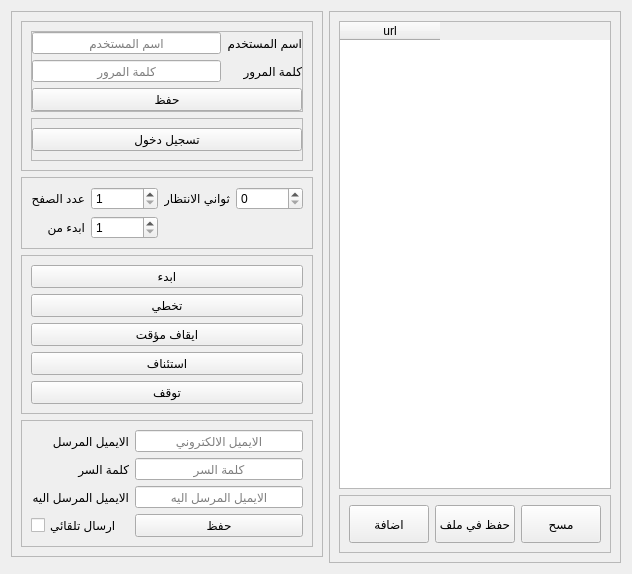
      <widget class="QWidget" name="tab_14">
       <attribute name="title">
        <string>سحب العقارات</string>
       </attribute>
       <layout class="QGridLayout" name="gridLayout_27" columnstretch="1,2">
        <item row="0" column="1" rowspan="2">
         <widget class="QFrame" name="frame_21">
          <property name="sizePolicy">
           <sizepolicy hsizetype="Preferred" vsizetype="Expanding">
            <horstretch>0</horstretch>
            <verstretch>0</verstretch>
           </sizepolicy>
          </property>
          <property name="frameShape">
           <enum>QFrame::StyledPanel</enum>
          </property>
          <property name="frameShadow">
           <enum>QFrame::Raised</enum>
          </property>
          <layout class="QGridLayout" name="gridLayout_23" rowstretch="8,1">
           <item row="1" column="0">
            <widget class="QFrame" name="frame_22">
             <property name="sizePolicy">
              <sizepolicy hsizetype="Preferred" vsizetype="Expanding">
               <horstretch>0</horstretch>
               <verstretch>0</verstretch>
              </sizepolicy>
             </property>
             <property name="frameShape">
              <enum>QFrame::StyledPanel</enum>
             </property>
             <property name="frameShadow">
              <enum>QFrame::Raised</enum>
             </property>
             <layout class="QGridLayout" name="gridLayout_24">
              <item row="0" column="2">
               <widget class="QPushButton" name="pushButton_17">
                <property name="sizePolicy">
                 <sizepolicy hsizetype="Minimum" vsizetype="Expanding">
                  <horstretch>0</horstretch>
                  <verstretch>0</verstretch>
                 </sizepolicy>
                </property>
                <property name="cursor">
                 <cursorShape>PointingHandCursor</cursorShape>
                </property>
                <property name="text">
                 <string>حفظ في ملف</string>
                </property>
               </widget>
              </item>
              <item row="0" column="1">
               <widget class="QPushButton" name="pushButton_21">
                <property name="sizePolicy">
                 <sizepolicy hsizetype="Minimum" vsizetype="Expanding">
                  <horstretch>0</horstretch>
                  <verstretch>0</verstretch>
                 </sizepolicy>
                </property>
                <property name="cursor">
                 <cursorShape>PointingHandCursor</cursorShape>
                </property>
                <property name="text">
                 <string>اضافة</string>
                </property>
               </widget>
              </item>
              <item row="0" column="3">
               <widget class="QPushButton" name="pushButton_18">
                <property name="sizePolicy">
                 <sizepolicy hsizetype="Minimum" vsizetype="Expanding">
                  <horstretch>0</horstretch>
                  <verstretch>0</verstretch>
                 </sizepolicy>
                </property>
                <property name="cursor">
                 <cursorShape>PointingHandCursor</cursorShape>
                </property>
                <property name="text">
                 <string>مسح</string>
                </property>
               </widget>
              </item>
             </layout>
            </widget>
           </item>
           <item row="0" column="0">
            <widget class="QTableWidget" name="tableWidget_2">
             <property name="sizePolicy">
              <sizepolicy hsizetype="Expanding" vsizetype="Expanding">
               <horstretch>0</horstretch>
               <verstretch>0</verstretch>
              </sizepolicy>
             </property>
             <column>
              <property name="text">
               <string>url</string>
              </property>
             </column>
            </widget>
           </item>
          </layout>
         </widget>
        </item>
        <item row="0" column="0">
         <widget class="QFrame" name="frame_17">
          <property name="frameShape">
           <enum>QFrame::StyledPanel</enum>
          </property>
          <property name="frameShadow">
           <enum>QFrame::Raised</enum>
          </property>
          <layout class="QGridLayout" name="gridLayout_28" rowstretch="4,1,4,4">
           <item row="0" column="0">
            <widget class="QFrame" name="frame_23">
             <property name="sizePolicy">
              <sizepolicy hsizetype="Preferred" vsizetype="Expanding">
               <horstretch>0</horstretch>
               <verstretch>0</verstretch>
              </sizepolicy>
             </property>
             <property name="frameShape">
              <enum>QFrame::StyledPanel</enum>
             </property>
             <property name="frameShadow">
              <enum>QFrame::Raised</enum>
             </property>
             <layout class="QGridLayout" name="gridLayout_25" rowstretch="4,2">
              <item row="0" column="0">
               <widget class="QFrame" name="frame_18">
                <property name="sizePolicy">
                 <sizepolicy hsizetype="Preferred" vsizetype="Expanding">
                  <horstretch>0</horstretch>
                  <verstretch>0</verstretch>
                 </sizepolicy>
                </property>
                <property name="layoutDirection">
                 <enum>Qt::LeftToRight</enum>
                </property>
                <property name="frameShape">
                 <enum>QFrame::StyledPanel</enum>
                </property>
                <property name="frameShadow">
                 <enum>QFrame::Raised</enum>
                </property>
                <layout class="QGridLayout" name="gridLayout_19">
                 <property name="leftMargin">
                  <number>0</number>
                 </property>
                 <property name="topMargin">
                  <number>0</number>
                 </property>
                 <property name="rightMargin">
                  <number>0</number>
                 </property>
                 <property name="bottomMargin">
                  <number>0</number>
                 </property>
                 <item row="0" column="0">
                  <widget class="QLineEdit" name="lineEdit_11">
                   <property name="sizePolicy">
                    <sizepolicy hsizetype="Expanding" vsizetype="Expanding">
                     <horstretch>0</horstretch>
                     <verstretch>0</verstretch>
                    </sizepolicy>
                   </property>
                   <property name="layoutDirection">
                    <enum>Qt::LeftToRight</enum>
                   </property>
                   <property name="alignment">
                    <set>Qt::AlignCenter</set>
                   </property>
                   <property name="placeholderText">
                    <string>اسم المستخدم</string>
                   </property>
                  </widget>
                 </item>
                 <item row="1" column="0">
                  <widget class="QLineEdit" name="lineEdit_12">
                   <property name="sizePolicy">
                    <sizepolicy hsizetype="Expanding" vsizetype="Expanding">
                     <horstretch>0</horstretch>
                     <verstretch>0</verstretch>
                    </sizepolicy>
                   </property>
                   <property name="alignment">
                    <set>Qt::AlignCenter</set>
                   </property>
                   <property name="placeholderText">
                    <string>كلمة المرور</string>
                   </property>
                  </widget>
                 </item>
                 <item row="0" column="1">
                  <widget class="QLabel" name="label_36">
                   <property name="sizePolicy">
                    <sizepolicy hsizetype="Preferred" vsizetype="Expanding">
                     <horstretch>0</horstretch>
                     <verstretch>0</verstretch>
                    </sizepolicy>
                   </property>
                   <property name="text">
                    <string>اسم المستخدم</string>
                   </property>
                  </widget>
                 </item>
                 <item row="1" column="1">
                  <widget class="QLabel" name="label_37">
                   <property name="sizePolicy">
                    <sizepolicy hsizetype="Preferred" vsizetype="Expanding">
                     <horstretch>0</horstretch>
                     <verstretch>0</verstretch>
                    </sizepolicy>
                   </property>
                   <property name="text">
                    <string>كلمة المرور</string>
                   </property>
                  </widget>
                 </item>
                 <item row="2" column="0" colspan="2">
                  <widget class="QPushButton" name="pushButton_19">
                   <property name="sizePolicy">
                    <sizepolicy hsizetype="Minimum" vsizetype="Expanding">
                     <horstretch>0</horstretch>
                     <verstretch>0</verstretch>
                    </sizepolicy>
                   </property>
                   <property name="cursor">
                    <cursorShape>PointingHandCursor</cursorShape>
                   </property>
                   <property name="text">
                    <string>حفظ</string>
                   </property>
                  </widget>
                 </item>
                </layout>
               </widget>
              </item>
              <item row="1" column="0">
               <widget class="QFrame" name="frame_19">
                <property name="sizePolicy">
                 <sizepolicy hsizetype="Preferred" vsizetype="Expanding">
                  <horstretch>0</horstretch>
                  <verstretch>0</verstretch>
                 </sizepolicy>
                </property>
                <property name="frameShape">
                 <enum>QFrame::StyledPanel</enum>
                </property>
                <property name="frameShadow">
                 <enum>QFrame::Raised</enum>
                </property>
                <layout class="QGridLayout" name="gridLayout_20">
                 <property name="leftMargin">
                  <number>0</number>
                 </property>
                 <property name="rightMargin">
                  <number>0</number>
                 </property>
                 <item row="0" column="0">
                  <widget class="QPushButton" name="pushButton_20">
                   <property name="sizePolicy">
                    <sizepolicy hsizetype="Minimum" vsizetype="Expanding">
                     <horstretch>0</horstretch>
                     <verstretch>0</verstretch>
                    </sizepolicy>
                   </property>
                   <property name="cursor">
                    <cursorShape>PointingHandCursor</cursorShape>
                   </property>
                   <property name="text">
                    <string>تسجيل دخول</string>
                   </property>
                  </widget>
                 </item>
                </layout>
               </widget>
              </item>
             </layout>
            </widget>
           </item>
           <item row="1" column="0">
            <widget class="QFrame" name="frame_24">
             <property name="sizePolicy">
              <sizepolicy hsizetype="Preferred" vsizetype="Expanding">
               <horstretch>0</horstretch>
               <verstretch>0</verstretch>
              </sizepolicy>
             </property>
             <property name="frameShape">
              <enum>QFrame::StyledPanel</enum>
             </property>
             <property name="frameShadow">
              <enum>QFrame::Raised</enum>
             </property>
             <layout class="QGridLayout" name="gridLayout_26">
              <item row="1" column="1">
               <widget class="QLabel" name="label_35">
                <property name="sizePolicy">
                 <sizepolicy hsizetype="Preferred" vsizetype="Expanding">
                  <horstretch>0</horstretch>
                  <verstretch>0</verstretch>
                 </sizepolicy>
                </property>
                <property name="text">
                 <string>ابدء من </string>
                </property>
               </widget>
              </item>
              <item row="0" column="1">
               <widget class="QLabel" name="label_34">
                <property name="sizePolicy">
                 <sizepolicy hsizetype="Expanding" vsizetype="Expanding">
                  <horstretch>0</horstretch>
                  <verstretch>0</verstretch>
                 </sizepolicy>
                </property>
                <property name="text">
                 <string>عدد الصفح</string>
                </property>
               </widget>
              </item>
              <item row="1" column="3">
               <widget class="QSpinBox" name="spinBox_4">
                <property name="sizePolicy">
                 <sizepolicy hsizetype="Expanding" vsizetype="Expanding">
                  <horstretch>0</horstretch>
                  <verstretch>0</verstretch>
                 </sizepolicy>
                </property>
                <property name="minimum">
                 <number>1</number>
                </property>
                <property name="maximum">
                 <number>999999999</number>
                </property>
                <property name="value">
                 <number>1</number>
                </property>
               </widget>
              </item>
              <item row="0" column="3">
               <widget class="QSpinBox" name="spinBox_3">
                <property name="sizePolicy">
                 <sizepolicy hsizetype="Minimum" vsizetype="Expanding">
                  <horstretch>0</horstretch>
                  <verstretch>0</verstretch>
                 </sizepolicy>
                </property>
                <property name="minimum">
                 <number>1</number>
                </property>
                <property name="maximum">
                 <number>999999999</number>
                </property>
               </widget>
              </item>
              <item row="0" column="4">
               <widget class="QLabel" name="label_16">
                <property name="text">
                 <string>ثواني الانتظار</string>
                </property>
               </widget>
              </item>
              <item row="0" column="5">
               <widget class="QSpinBox" name="spinBox_5">
                <property name="sizePolicy">
                 <sizepolicy hsizetype="Expanding" vsizetype="Expanding">
                  <horstretch>0</horstretch>
                  <verstretch>0</verstretch>
                 </sizepolicy>
                </property>
                <property name="minimum">
                 <number>0</number>
                </property>
                <property name="maximum">
                 <number>999999999</number>
                </property>
               </widget>
              </item>
             </layout>
            </widget>
           </item>
           <item row="2" column="0">
            <widget class="QFrame" name="frame_25">
             <property name="sizePolicy">
              <sizepolicy hsizetype="Preferred" vsizetype="Expanding">
               <horstretch>0</horstretch>
               <verstretch>0</verstretch>
              </sizepolicy>
             </property>
             <property name="frameShape">
              <enum>QFrame::StyledPanel</enum>
             </property>
             <property name="frameShadow">
              <enum>QFrame::Raised</enum>
             </property>
             <layout class="QGridLayout" name="gridLayout_21">
              <item row="0" column="0">
               <widget class="QPushButton" name="pushButton_14">
                <property name="sizePolicy">
                 <sizepolicy hsizetype="Minimum" vsizetype="Expanding">
                  <horstretch>0</horstretch>
                  <verstretch>0</verstretch>
                 </sizepolicy>
                </property>
                <property name="cursor">
                 <cursorShape>PointingHandCursor</cursorShape>
                </property>
                <property name="text">
                 <string>ابدء</string>
                </property>
               </widget>
              </item>
              <item row="3" column="0">
               <widget class="QPushButton" name="pushButton_13">
                <property name="sizePolicy">
                 <sizepolicy hsizetype="Minimum" vsizetype="Expanding">
                  <horstretch>0</horstretch>
                  <verstretch>0</verstretch>
                 </sizepolicy>
                </property>
                <property name="cursor">
                 <cursorShape>PointingHandCursor</cursorShape>
                </property>
                <property name="text">
                 <string>استئناف</string>
                </property>
               </widget>
              </item>
              <item row="2" column="0">
               <widget class="QPushButton" name="pushButton_12">
                <property name="sizePolicy">
                 <sizepolicy hsizetype="Minimum" vsizetype="Expanding">
                  <horstretch>0</horstretch>
                  <verstretch>0</verstretch>
                 </sizepolicy>
                </property>
                <property name="cursor">
                 <cursorShape>PointingHandCursor</cursorShape>
                </property>
                <property name="text">
                 <string>ايقاف مؤقت</string>
                </property>
               </widget>
              </item>
              <item row="4" column="0">
               <widget class="QPushButton" name="pushButton_15">
                <property name="sizePolicy">
                 <sizepolicy hsizetype="Minimum" vsizetype="Expanding">
                  <horstretch>0</horstretch>
                  <verstretch>0</verstretch>
                 </sizepolicy>
                </property>
                <property name="cursor">
                 <cursorShape>PointingHandCursor</cursorShape>
                </property>
                <property name="text">
                 <string>توقف</string>
                </property>
               </widget>
              </item>
              <item row="1" column="0">
               <widget class="QPushButton" name="pushButton_16">
                <property name="sizePolicy">
                 <sizepolicy hsizetype="Expanding" vsizetype="Expanding">
                  <horstretch>0</horstretch>
                  <verstretch>0</verstretch>
                 </sizepolicy>
                </property>
                <property name="cursor">
                 <cursorShape>PointingHandCursor</cursorShape>
                </property>
                <property name="text">
                 <string>تخطي</string>
                </property>
               </widget>
              </item>
             </layout>
            </widget>
           </item>
           <item row="3" column="0">
            <widget class="QFrame" name="frame_20">
             <property name="sizePolicy">
              <sizepolicy hsizetype="Preferred" vsizetype="Expanding">
               <horstretch>0</horstretch>
               <verstretch>0</verstretch>
              </sizepolicy>
             </property>
             <property name="frameShape">
              <enum>QFrame::StyledPanel</enum>
             </property>
             <property name="frameShadow">
              <enum>QFrame::Raised</enum>
             </property>
             <layout class="QGridLayout" name="gridLayout_22">
              <item row="0" column="1">
               <widget class="QLineEdit" name="lineEdit_13">
                <property name="sizePolicy">
                 <sizepolicy hsizetype="Expanding" vsizetype="Expanding">
                  <horstretch>0</horstretch>
                  <verstretch>0</verstretch>
                 </sizepolicy>
                </property>
                <property name="alignment">
                 <set>Qt::AlignCenter</set>
                </property>
                <property name="placeholderText">
                 <string>الايميل الالكتروني</string>
                </property>
               </widget>
              </item>
              <item row="3" column="1">
               <widget class="QPushButton" name="pushButton_25">
                <property name="sizePolicy">
                 <sizepolicy hsizetype="Minimum" vsizetype="Expanding">
                  <horstretch>0</horstretch>
                  <verstretch>0</verstretch>
                 </sizepolicy>
                </property>
                <property name="cursor">
                 <cursorShape>PointingHandCursor</cursorShape>
                </property>
                <property name="text">
                 <string>حفظ</string>
                </property>
               </widget>
              </item>
              <item row="2" column="1">
               <widget class="QLineEdit" name="lineEdit_15">
                <property name="sizePolicy">
                 <sizepolicy hsizetype="Expanding" vsizetype="Expanding">
                  <horstretch>0</horstretch>
                  <verstretch>0</verstretch>
                 </sizepolicy>
                </property>
                <property name="alignment">
                 <set>Qt::AlignCenter</set>
                </property>
                <property name="placeholderText">
                 <string>الايميل المرسل اليه</string>
                </property>
               </widget>
              </item>
              <item row="1" column="1">
               <widget class="QLineEdit" name="lineEdit_14">
                <property name="sizePolicy">
                 <sizepolicy hsizetype="Expanding" vsizetype="Expanding">
                  <horstretch>0</horstretch>
                  <verstretch>0</verstretch>
                 </sizepolicy>
                </property>
                <property name="alignment">
                 <set>Qt::AlignCenter</set>
                </property>
                <property name="placeholderText">
                 <string>كلمة السر</string>
                </property>
               </widget>
              </item>
              <item row="0" column="0">
               <widget class="QLabel" name="label_38">
                <property name="sizePolicy">
                 <sizepolicy hsizetype="Preferred" vsizetype="Expanding">
                  <horstretch>0</horstretch>
                  <verstretch>0</verstretch>
                 </sizepolicy>
                </property>
                <property name="text">
                 <string>الايميل المرسل</string>
                </property>
               </widget>
              </item>
              <item row="1" column="0">
               <widget class="QLabel" name="label_39">
                <property name="sizePolicy">
                 <sizepolicy hsizetype="Preferred" vsizetype="Expanding">
                  <horstretch>0</horstretch>
                  <verstretch>0</verstretch>
                 </sizepolicy>
                </property>
                <property name="text">
                 <string>كلمة السر</string>
                </property>
               </widget>
              </item>
              <item row="2" column="0">
               <widget class="QLabel" name="label_40">
                <property name="sizePolicy">
                 <sizepolicy hsizetype="Preferred" vsizetype="Expanding">
                  <horstretch>0</horstretch>
                  <verstretch>0</verstretch>
                 </sizepolicy>
                </property>
                <property name="text">
                 <string>الايميل المرسل اليه</string>
                </property>
               </widget>
              </item>
              <item row="3" column="0">
               <widget class="QCheckBox" name="checkBox">
                <property name="text">
                 <string>ارسال تلقائي</string>
                </property>
               </widget>
              </item>
             </layout>
            </widget>
           </item>
          </layout>
         </widget>
        </item>
       </layout>
      </widget>
